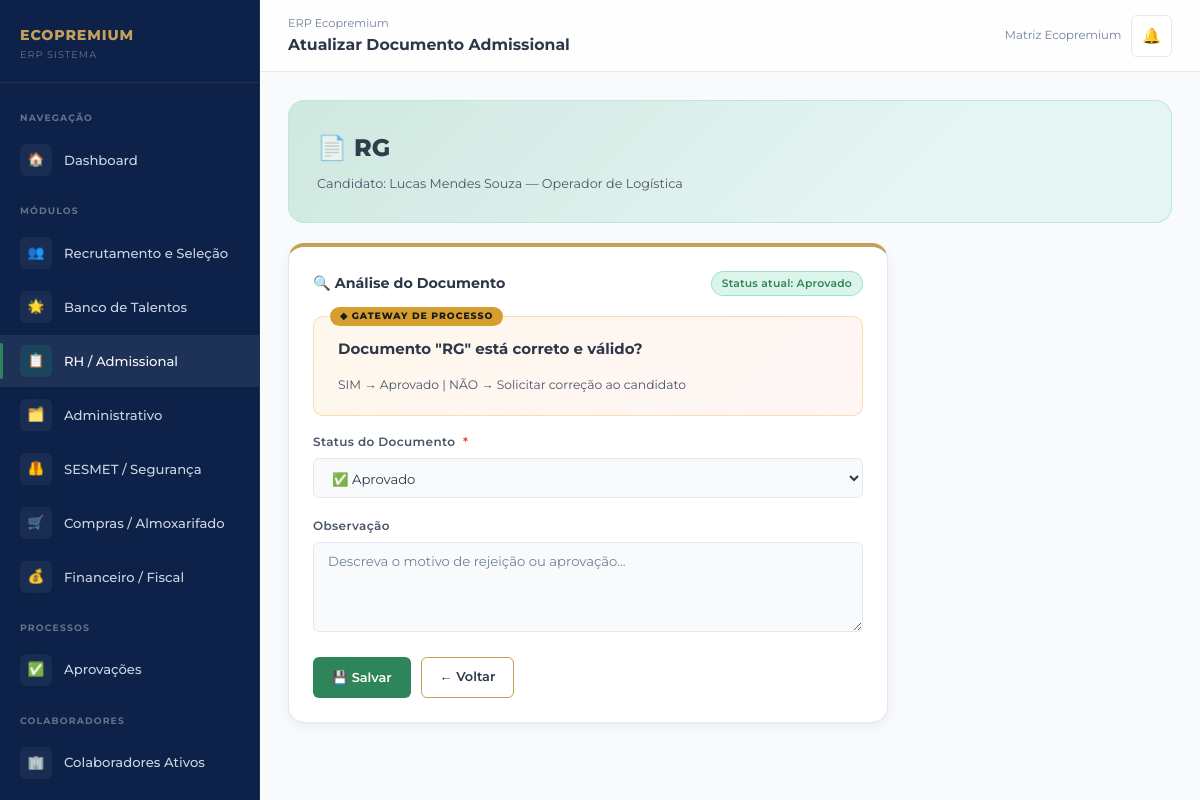
/admissional/1/documento/1/ (signed in), run on the app's committed database.
### core/models.py (models this page shows, shortened)
class PerfilUsuario(models.Model):
    PERFIS = [
        ('admin', 'Administrador'),
        ('gestor', 'Gestor'),
        ('rh', 'RH / Departamento Pessoal'),
        ('financeiro', 'Financeiro / Fiscal'),
        ('sesmet', 'SESMET / Segurança do Trabalho'),
        ('compras', 'Compras / Almoxarifado'),
        ('operacional', 'Operacional'),
    ]
    MARCAS = [
        ('eco_premium', 'Eco Premium'),
        ('trip_premium', 'Trip Premium'),
        ('log_premium', 'Log Premium'),
        ('matriz', 'Matriz Ecopremium'),
    ]
    usuario = models.OneToOneField(User, on_delete=models.CASCADE, related_name='perfil')
    perfil = models.CharField(max_length=20, choices=PERFIS, default='operacional')
    marca = models.CharField(max_length=20, choices=MARCAS, default='eco_premium')
    unidade = models.CharField(max_length=100, default='Matriz')
    telefone = models.CharField(max_length=20, blank=True)
    avatar_iniciais = models.CharField(max_length=3, blank=True)
    criado_em = models.DateTimeField(auto_now_add=True)
    class Meta:
        verbose_name = 'Perfil de Usuário'
        verbose_name_plural = 'Perfis de Usuários'

### admissional/models.py (models this page shows, shortened)
class DocumentoAdmissional(models.Model):
    TIPOS = [
        ('rg', 'RG'),
        ('cpf', 'CPF'),
        ('ctps', 'Carteira de Trabalho (CTPS)'),
        ('pis', 'PIS/PASEP'),
        ('comprovante_residencia', 'Comprovante de Residência'),
        ('certidao_nascimento', 'Certidão de Nascimento'),
        ('certidao_casamento', 'Certidão de Casamento'),
        ('diploma', 'Diploma/Certificado Escolar'),
        ('foto_3x4', 'Foto 3x4'),
        ('atestado_saude', 'Atestado de Saúde Ocupacional (ASO)'),
        ('dados_bancarios', 'Dados Bancários'),
        ('antecedentes', 'Certidão de Antecedentes Criminais'),
    ]
    STATUS = [
        ('pendente', 'Pendente'),
        ('aguardando_analise', 'Aguardando Análise'),
        ('aprovado', 'Aprovado'),
        ('rejeitado', 'Rejeitado — Solicitar Correção'),
    ]
    admissao = models.ForeignKey(Admissao, on_delete=models.CASCADE, related_name='documentos')
    tipo = models.CharField(max_length=30, choices=TIPOS)
    status = models.CharField(max_length=20, choices=STATUS, default='pendente')
    observacao = models.TextField(blank=True, verbose_name='Observação')
    atualizado_em = models.DateTimeField(auto_now=True)
    class Meta:
        verbose_name = 'Documento Admissional'
        verbose_name_plural = 'Documentos Admissionais'
        unique_together = ('admissao', 'tipo')

class Admissao(models.Model):
    STATUS = [
        ('aguardando_documentos', 'Aguardando Documentos'),
        ('documentos_em_analise', 'Documentos em Análise'),
        ('documentos_pendentes', 'Documentos Pendentes'),
        ('cadastro_sistema', 'Cadastro no Sistema'),
        ('contrato_gerado', 'Contrato Gerado'),
        ('integracao', 'Em Integração'),
        ('epis_entregues', 'EPIs Entregues'),
        ('liberado', 'Liberado para Unidade'),
        ('concluido', 'Concluído'),
    ]
    candidato_nome = models.CharField(max_length=200, verbose_name='Nome do Candidato')
    candidato_email = models.EmailField(verbose_name='E-mail do Candidato')
    candidato_telefone = models.CharField(max_length=20, blank=True)
    vaga_nome = models.CharField(max_length=200, verbose_name='Vaga')
    unidade_destino = models.CharField(max_length=100, verbose_name='Unidade de Destino')
    colaborador = models.OneToOneField(Colaborador, on_delete=models.SET_NULL,
                                        null=True, blank=True, related_name='admissao')
    status = models.CharField(max_length=30, choices=STATUS, default='aguardando_documentos')
    responsavel_rh = models.ForeignKey(User, on_delete=models.SET_NULL, null=True, blank=True,
                                        related_name='admissoes_responsavel')
    observacoes = models.TextField(blank=True)
    criado_em = models.DateTimeField(auto_now_add=True)
    atualizado_em = models.DateTimeField(auto_now=True)
    concluido_em = models.DateTimeField(null=True, blank=True)
    class Meta:
        verbose_name = 'Processo Admissional'
        verbose_name_plural = 'Processos Admissionais'
        ordering = ['-criado_em']

### admissional/views.py (the view, shortened to what this page needs)
# urls.py: path('<int:admissao_pk>/documento/<int:doc_pk>/', views.atualizar_documento, name='atualizar_documento'),
@login_required
def atualizar_documento(request, admissao_pk, doc_pk):
    admissao = get_object_or_404(Admissao, pk=admissao_pk)
    doc = get_object_or_404(DocumentoAdmissional, pk=doc_pk, admissao=admissao)
    return render(request, 'admissional/atualizar_documento.html', {'doc': doc, 'admissao': admissao})

### templates/admissional/atualizar_documento.html (shortened to what this page needs)
{% extends 'base.html' %}
{% block nav_admissional %}active{% endblock %}
{% block topbar_title %}Atualizar Documento Admissional{% endblock %}
{% block content %}
<div class="module-banner mod-banner-2" style="margin-bottom:20px;">
  <div class="mod-title">📄 {{ doc.get_tipo_display }}</div>
  <div class="mod-desc">Candidato: {{ admissao.candidato_nome }} — {{ admissao.vaga_nome }}</div>
</div>
<div style="max-width:600px;">
  <div class="card">
    <div class="card-header">
      <div class="card-title">🔍 Análise do Documento</div>
      <span class="badge {% if doc.status == 'aprovado' %}badge-success{% elif doc.status == 'rejeitado' %}badge-danger{% elif doc.status == 'aguardando_analise' %}badge-info{% else %}badge-warning{% endif %}">
        Status atual: {{ doc.get_status_display }}
      </span>
    </div>
    <div class="gateway-box">
      <div class="gateway-question">Documento "{{ doc.get_tipo_display }}" está correto e válido?</div>
      <p style="font-size:0.82rem;color:var(--text-secondary);">SIM → Aprovado | NÃO → Solicitar correção ao candidato</p>
    </div>
    <form method="post">
      <div class="form-group">
        <label class="form-label">Status do Documento <span class="required">*</span></label>
        <select name="status" class="form-control" id="statusSelect">
          <option value="aprovado" {% if doc.status == 'aprovado' %}selected{% endif %}>✅ Aprovado</option>
        </select>
      </div>
      <div class="form-group">
        <label class="form-label">Observação</label>
        <textarea name="observacao" class="form-control" rows="3" placeholder="Descreva o motivo de rejeição ou aprovação...">{{ doc.observacao }}</textarea>
      </div>
      <div class="gateway-actions">
        <button type="submit" class="btn btn-mod2">💾 Salvar</button>
        <a href="{% url 'detalhe_admissao' admissao.pk %}" class="btn btn-outline">← Voltar</a>
      </div>
    </form>
  </div>
</div>
{% endblock %}

### templates/base.html (shortened to what this page needs)
{% load static %}
<!DOCTYPE html>
<html lang="pt-BR">
<head>
  <link rel="stylesheet" href="{% static 'css/main.css' %}?v=2">
</head>
<body>
<div class="erp-layout">
  <aside class="sidebar" id="sidebar">
    <div class="sidebar-logo">
      <div class="sidebar-logo-text">
        <div class="brand-name">ECOPREMIUM</div>
        <div class="brand-sub">ERP Sistema</div>
      </div>
    </div>
    <nav class="sidebar-nav">
      <div class="nav-section-label">Navegação</div>
      <a href="{% url 'dashboard' %}" class="nav-item {% block nav_dashboard %}{% endblock %}">
        <span class="nav-icon">🏠</span>
        Dashboard
      </a>
      <div class="nav-section-label">Módulos</div>
      <a href="{% url 'lista_vagas' %}" class="nav-item mod1 {% block nav_recrutamento %}{% endblock %}">
        <span class="nav-icon">👥</span>
        Recrutamento e Seleção
      </a>
      <a href="{% url 'banco_talentos' %}" class="nav-item mod1 {% block nav_talentos %}{% endblock %}">
        <span class="nav-icon">🌟</span>
        Banco de Talentos
      </a>
      <a href="{% url 'lista_admissoes' %}" class="nav-item mod2 {% block nav_admissional %}{% endblock %}">
        <span class="nav-icon">📋</span>
        RH / Admissional
      </a>
      <a href="{% url 'lista_demandas' %}" class="nav-item mod3 {% block nav_administrativo %}{% endblock %}">
        <span class="nav-icon">🗂️</span>
        Administrativo
      </a>
      <a href="{% url 'dashboard_sesmet' %}" class="nav-item mod4 {% block nav_sesmet %}{% endblock %}">
        <span class="nav-icon">🦺</span>
        SESMET / Segurança
      </a>
      <a href="{% url 'painel_compras' %}" class="nav-item mod5 {% block nav_compras %}{% endblock %}">
        <span class="nav-icon">🛒</span>
        Compras / Almoxarifado
      </a>
      <a href="{% url 'painel_financeiro' %}" class="nav-item mod6 {% block nav_financeiro %}{% endblock %}">
        <span class="nav-icon">💰</span>
        Financeiro / Fiscal
      </a>
      <div class="nav-section-label">Processos</div>
      <a href="{% url 'aprovacoes_pendentes' %}" class="nav-item {% block nav_aprovacoes %}{% endblock %}" id="navAprovacoes">
        <span class="nav-icon">✅</span>
        Aprovações
      </a>
      <div class="nav-section-label">Colaboradores</div>
      <a href="{% url 'lista_colaboradores' %}" class="nav-item {% block nav_colaboradores %}{% endblock %}">
        <span class="nav-icon">🏢</span>
        Colaboradores Ativos
      </a>
    </nav>
  </aside>
  <div class="main-content">
    <div class="topbar">
      <div class="topbar-title">
        <span class="breadcrumb">ERP Ecopremium</span>
        {% block topbar_title %}Dashboard{% endblock %}
      </div>
      <div class="topbar-actions">
        <span style="font-size:0.78rem;color:var(--text-muted);">
          {% if user.perfil %}{{ user.perfil.get_marca_display }}{% endif %}
        </span>
        <a href="#" class="notif-btn" id="notifBtn" title="Notificações">
          🔔
        </a>
      </div>
    </div>
    <div class="content-area">
      {% block content %}{% endblock %}
    </div>
  </div>
</div>
</body>
</html>

### data on the page
DocumentoAdmissional: tipo "RG", status "Aprovado", status "✅ Aprovado"
Admissao: candidato_nome "Lucas Mendes Souza", vaga_nome "Operador de Logística"

### other printed values
{{ user.perfil.get_marca_display }} "Matriz Ecopremium"
